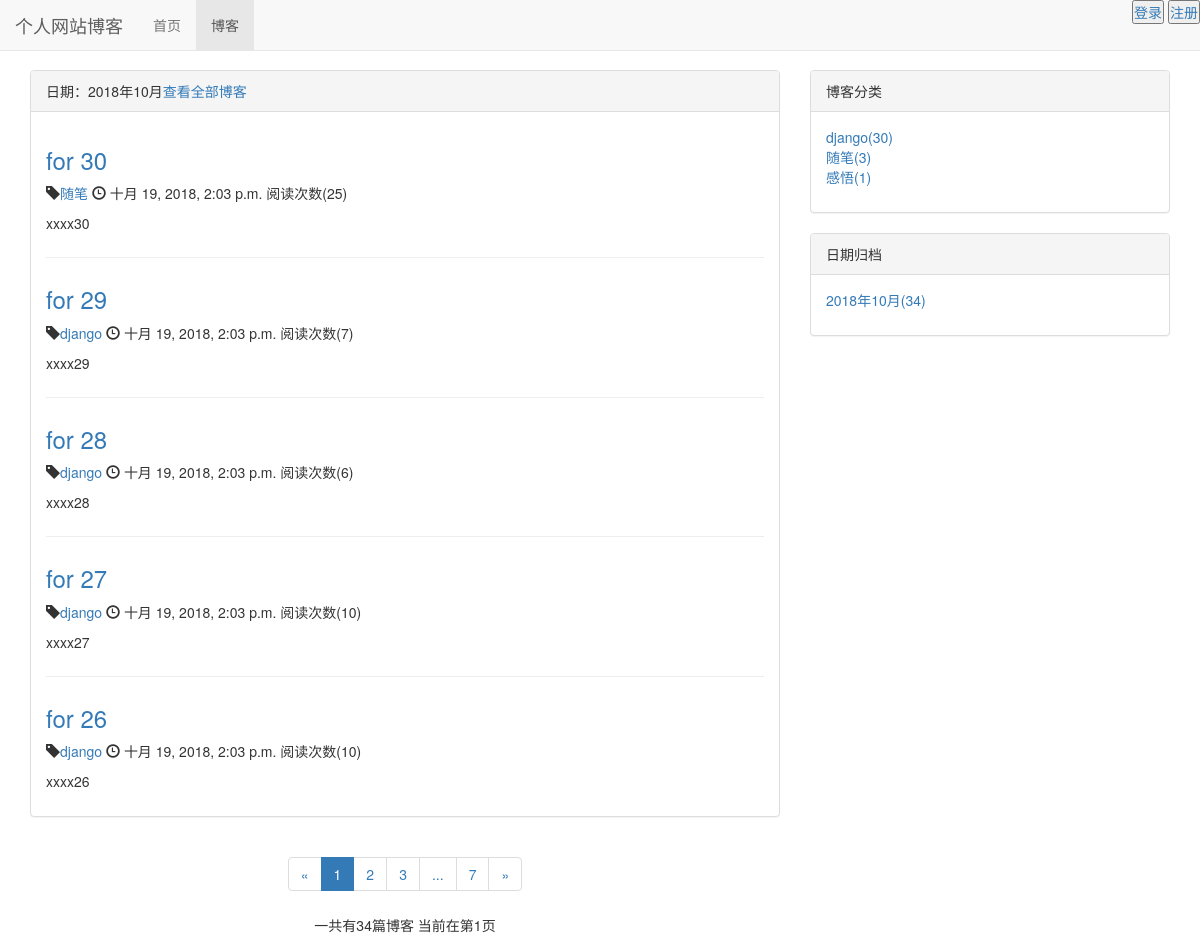
/blog/date/2018/10, run on the app's committed database.
### blog/models.py (models this page shows, shortened)
class Blog(models.Model,ReadNumMethod):
    title = models.CharField(max_length=50)
    blog_type = models.ForeignKey(BlogType, on_delete=models.DO_NOTHING)
    content = RichTextUploadingField()
    read_details = GenericRelation(ReadNumDetail)
    author = models.ForeignKey(User, on_delete=models.DO_NOTHING)
    created_time = models.DateTimeField(auto_now_add=True)
    lasted_update_time = models.DateTimeField(auto_now=True)
    class Meta():
        ordering = ['-created_time']

class BlogType(models.Model):
    type_name = models.CharField(max_length=15)
    def __str__(self):
        return self.type_name

### read_num/models.py (models this page shows)
class ReadNum(models.Model):
    read_num = models.IntegerField(default=0)
    content_type = models.ForeignKey(ContentType, on_delete=models.DO_NOTHING)
    object_id = models.PositiveIntegerField()
    content_object = GenericForeignKey('content_type', 'object_id')

### blog/views.py (the view)
# urls.py: path('date/<int:year>/<int:month>', views.blog_with_date,name="blog_with_date")
def blog_with_date(request,year,month):
    blogs_all_list = Blog.objects.filter(created_time__year=year,created_time__month=month)
    context = get_blogs_list_common(request,blogs_all_list)
    context['blog_with_day'] = '%s年%s月'%(year,month)
    return render(request,'blog/blog_with_date.html',context)

### read_num/models.py (called while the page is built)
    def get_read_num(self):
        try:
            blog = ContentType.objects.get_for_model(self)
            readnum = ReadNum.objects.get(content_type=blog,object_id=self.pk)
            return readnum.read_num
        except exceptions.ObjectDoesNotExist as e:
           return 0

### blog/templates/blog/blog_with_date.html (shortened to what this page needs)
{% extends 'blog/blog_list.html' %}
{% block blog_list_title %}
    日期：{{ blog_with_day }}<a href="{% url 'blog_list'%}">查看全部博客</a>
{% endblock %}

### blog/templates/blog/blog_list.html (shortened to what this page needs)
{% extends 'base.html' %}
{% load staticfiles%}
{% block header_extends %}
    <link rel="stylesheet" type="text/css" href="{% static 'blog/blog.css' %}"
{% endblock %}
{% block nav_blog_active %}
active
{% endblock %}
{% block content%}
    <div class="container">
        <div class="row">
            <div class="col-md-8 col-sm-8">
                <div class="panel panel-default">
                    <div class="panel-heading">{% block blog_list_title %}博客列表(一共有{{ page_of_blogs.paginator.count }}篇博客){% endblock %}</div>
                        <div class="panel-body">
                            {% for blog in blogs %}
                                <div class="blog">
                                    <h3><a href="{% url 'blog_detail' blog.pk %}">{{ blog.title }}</a></h3>
                                    <p class="blog-info"><span class="glyphicon glyphicon-tag" aria-hidden="true">
                                    </span><a href="{% url 'blogs_with_type' blog.blog_type.pk %}">{{ blog.blog_type }}</a>
                                        <span class="glyphicon glyphicon-time" aria-hidden="true"></span>
                                        {{ blog.created_time }}&nbsp阅读次数({{ blog.get_read_num}})</p>
                                    <p>{{ blog.content|striptags|truncatechars:120 }}</p>
                                </div>
                            {% empty %}
                                <div class="blog">
                                <p>--暂无博客--</p>
                                </div>
                            {% endfor %}
                        </div>
                </div>
                <div class="paginator" aria-label="Page navigation">
                    <ul class="pagination">
                      <li>
                            {% if page_of_blogs.has_previous %}
                                <a href="?page={{page_of_blogs.previous_page_number}}" aria-label="Previous">
                                <span aria-hidden="true">&laquo;</span></a>
                            {% else %}
                                <span aria-hidden="true">&laquo;</span>
                            {% endif %}
                        {% for page_num in page_range%}
                            {% if page_num == page_of_blogs.number %}
                                <li class="active"><span>{{page_num}}</span></li>
                            {% else %}
                                    {% if page_num == '...' %}
                                        <li><span>{{page_num}}</span></li>
                                    {% else %}
                                        <li class=''><a href="?page={{page_num}}">{{page_num}}</a></li>
                                    {% endif %}
                            {% endif %}
                        {% endfor%}
                      <li>
                            {% if page_of_blogs.has_next %}
                                <a href="?page={{page_of_blogs.next_page_number}}" aria-label="Next">
                                <span aria-hidden="true">&raquo;</span></a>
                                {% else %}
                                <span aria-hidden="true">&raquo;</span>
                            {% endif%}
                      </li>
                    </ul>
                    <p>一共有{{ page_of_blogs.paginator.count }}篇博客 当前在第{{page_of_blogs.number}}页</p>
                </div>
            </div>
            <div class="hidden-xs col-sm-4">
                <div class="panel panel-default">
                    <div class="panel-heading">博客分类</div>
                    <div class="panel-body">
                        <ul class="blog-types">
                            {% for blog_type in blogt_types %}
                                <li><a href="{% url 'blogs_with_type' blog_type.pk %}"> {{ blog_type.type_name }}({{ blog_type.blog_count}})</a></li>
                            {% empty %}
                                <li>暂无分类</li>
                            {% endfor %}
                        </ul>
                    </div>
                </div>
                <div class="panel panel-default">
                        <div class="panel-heading">日期归档</div>
                        <div class="panel-body">
                            <ul class="blog-dates">
                                {% for blog_date,blog_count in blog_dates.items %}
                                    <li><a href="{% url 'blog_with_date' blog_date.year blog_date.month %}">{{ blog_date|date:"Y年m月" }}({{blog_count}})</a></li>
                                {% empty %}
                                    <li>暂无分类</li>
                                {% endfor %}
                            </ul>
                        </div>
                    </div>
            </div>
        </div>
    </div>
{% endblock %}

### static/base.css (style rules this page uses)
* { margin: 0; padding: 0; }
body { margin-top: 70px!important; }

### blog/static/blog/blog.css (style rules this page uses)
ul.blog-types { list-style-type:none; }
ul.blog-dates { list-style-type:none; }
div.blog:not(:last-child) { margin-bottom: 2em; padding-bottom: 1em; border-bottom: 1px solid #eee; }
div.paginator { text-align: center }

### data on the page
Blog: title "for 30", blog_type "随笔", created_time "十月 19, 2018, 2:03 p.m.", get_read_num "25", content "xxxx30"
Blog: title "for 29", blog_type "django", created_time "十月 19, 2018, 2:03 p.m.", get_read_num "7", content "xxxx29"
Blog: title "for 28", blog_type "django", created_time "十月 19, 2018, 2:03 p.m.", get_read_num "6", content "xxxx28"
Blog: title "for 27", blog_type "django", created_time "十月 19, 2018, 2:03 p.m.", get_read_num "10", content "xxxx27"
Blog: title "for 26", blog_type "django", created_time "十月 19, 2018, 2:03 p.m.", get_read_num "10", content "xxxx26"
BlogType: type_name "django", blog_count "30"
BlogType: type_name "随笔", blog_count "3"
BlogType: type_name "感悟", blog_count "1"

### other printed values
{{ blog_with_day }} "2018年10月"
{{ page_num }} "1"
{{ page_num }} "2" "3" "7"
{{ page_num }} "..."
{{ page_of_blogs.paginator.count }} "34"
{{ page_of_blogs.number }} "1"
{{ blog_date|date:"Y年m月" }} "2018年10月"
{{ blog_count }} "34"
